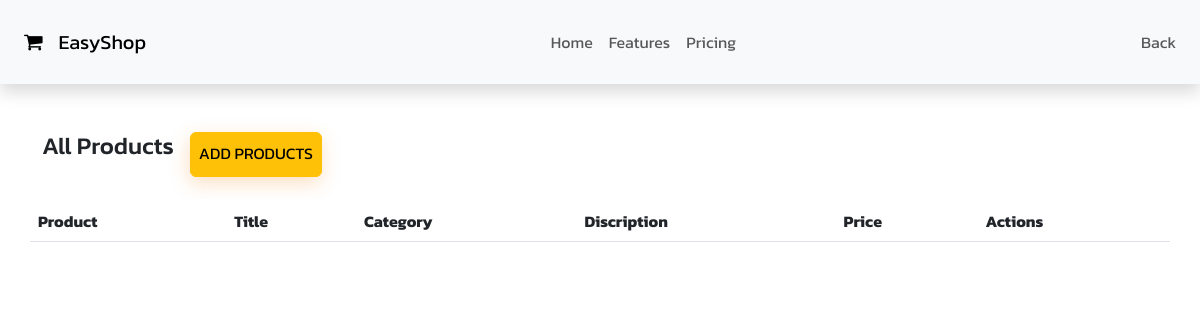
Before: /adminallproducts with the older database file.
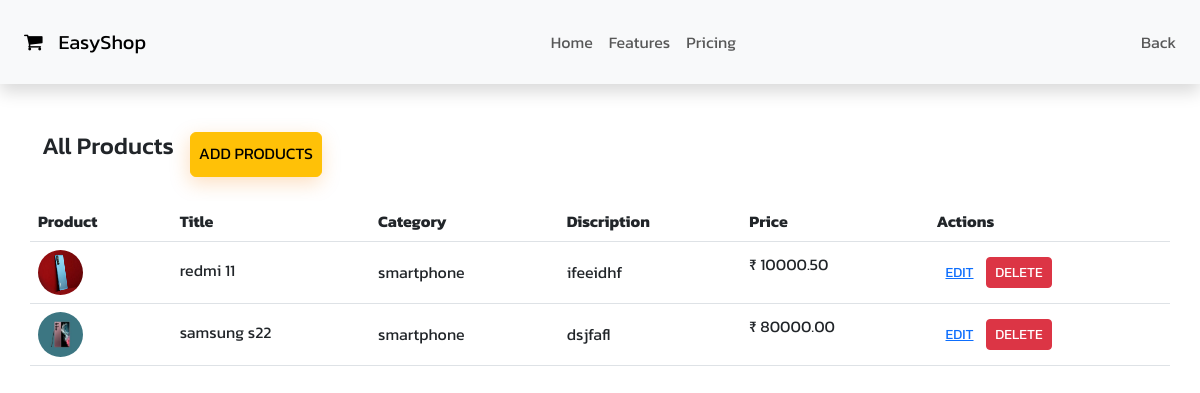
After: the same page with the newer database file.
### ekartapp/models.py (models this page shows, shortened)
class Products(models.Model):
    product_name=models.CharField(max_length=255)
    category=models.CharField(max_length=255)
    price=models.DecimalField(max_digits=10,decimal_places=2)
    description=models.CharField(max_length=255)
    product_image=models.ImageField(null=True,blank=True,upload_to="images/")
    rating=models.IntegerField(default=1)

### ekartapp/views.py (the view)
# urls.py: path('adminallproducts',views.admin_all_products,name='adminallproducts'),
def admin_all_products(request):
    product_data = Products.objects.all()
    return render(request, 'adminallproducts.html', {'products': product_data})

### ekartapp/templates/adminallproducts.html (shortened to what this page needs)
<!DOCTYPE html>
{% load static %}
<html lang="en">
<head>
    <link rel="stylesheet" href="{% static 'style.css' %}">
    <link href="https://cdn.jsdelivr.net/npm/bootstrap@5.3.0-alpha1/dist/css/bootstrap.min.css" rel="stylesheet"
>
    <link rel="stylesheet" href="https://cdnjs.cloudflare.com/ajax/libs/font-awesome/4.7.0/css/font-awesome.min.css">
</head>
<body>
    <div class="admin-all-p font-family">
        <navbar>
            <div class="nav-main">
                <nav class="navbar shadow navbar-expand-lg navbar-light bg-light">
                    <a class="navbar-brand p-2" href="#"><i class="fa fa-shopping-cart p-3"></i>EasyShop</a>
                    <div class="collapse navbar-collapse" id="navbarText">
                        <ul class="navbar-nav ms-auto">
                            <li class="nav-item active">
                                <a class="nav-link p-2" href="{% url 'index' %}">Home </a>
                            </li>
                            <li class="nav-item">
                                <a class="nav-link p-2" href="#">Features</a>
                            </li>
                            <li class="nav-item ">
                                <a class="nav-link p-2" href="#">Pricing</a>
                            </li>
                        </ul>
                        <ul class="navbar-nav ms-auto">
                            <li class="nav-item ">
                                <a class="nav-link p-2 mx-3" href="{% url 'adminpage' %}">Back</a>
                            </li>
                        </ul>
                    </div>
                </nav>
            </div>
        </navbar>
        <div class="container font-family mt-5">
            <div class="d-flex">
                <h4 class=" mb-3"> All Products</h4>
                <a href="{% url 'add_product_page' %}" class="btn btn-warning p-2 mx-3">Add Products</a>
            </div>
            <div class="row mt-4">
                <table class="table align-middle mb-0 bg-white">
                    <thead class="bg-light">
                        <tr>
                            <th>Product</th>
                            <th>Title</th>
                            <th>Category</th>
                            <th>Discription</th>
                            <th>Price</th>
                            <th>Actions</th>
                        </tr>
                    </thead>
                    <tbody>
                        {% for product in products %}
                        <tr>
                            <td>
                                <div class="d-flex align-items-center">
                                    <img src="/media/{{product.product_image}}" alt="" style="width: 45px; height: 45px"
                                        class="rounded-circle" />
                                </div>
                            </td>
                            <td>
                                <p class="fw-normal mb-1">{{product.product_name}}</p>
                            </td>
                            <td>
                                {{product.category}}
                            </td>
                            <td>
                                {{product.description}}
                            </td>
                            <td>
                                <p>₹ {{product.price}}</p>
                            </td>
                            <td>
                                <a type="button" href="{% url 'edit_product_page' product.id %}"
                                    class="btn btn-link btn-sm btn-rounded">
                                    Edit
                                </a>
                                <a type="button" href="{% url 'delete_product' product.id %}"
                                    class="btn btn-danger btn-sm btn-rounded">
                                    Delete
                                </a>
                            </td>
                        </tr>
                        {% endfor %}
                    </tbody>
                </table>
            </div>
        </div>
    </div>
</body>
</html>

Changed rows visible on the page:
added Products: product_image (picture), product_name "redmi 11", category "smartphone", description "ifeeidhf", price "10000.50"
added Products: product_image (picture), product_name "samsung s22", category "smartphone", description "dsjfafl", price "80000.00"
